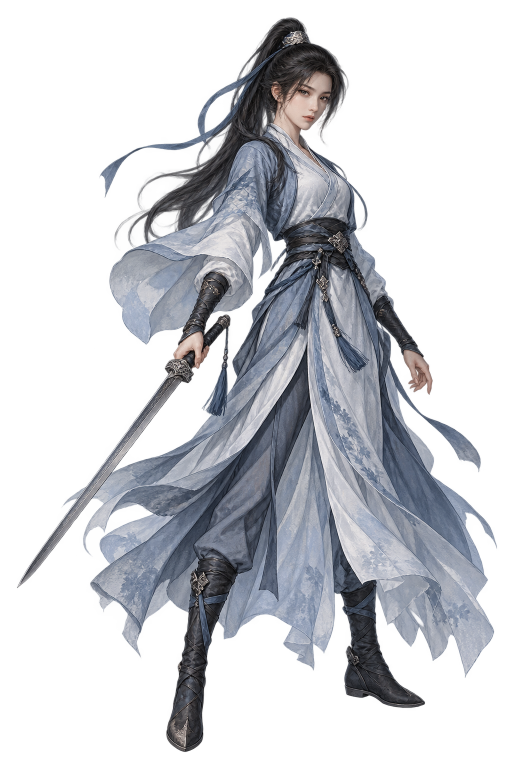
#> input picture art-production/candidates/2026-11-01/gu_qingshuang/portrait_gu_qingshuang_fullbody_v01.png, 1024 x 1536 px, found by its file name (shown at 1/2 size)
$ python prepare_chapter_one_assets.py
#> lines starting #> are read from the running program, lines starting #| are printed output that depends on the picture
#!/usr/bin/env python3
"""Audit chapter-one generated concept sources and prepare the ruined-temple
scene's aligned layers. Offline authoring utility; never loaded at runtime.
"""
from __future__ import annotations

import argparse
import hashlib
import random
from pathlib import Path

from PIL import Image, ImageChops, ImageDraw

ROOT = Path(__file__).resolve().parents[2]
BATCH = ROOT / "art-production/candidates"
CHARACTERS = ("gu_qingshuang", "green_wanderer", "black_blade",
              "night_assassin")
STORY_NPC = "escort_elder"
CANVAS = (1600, 1000)


def file_digest(path: Path) -> str:
    return hashlib.sha256(path.read_bytes()).hexdigest()


def alpha_observations(path: Path, size: tuple[int, int],
                       atlas: bool = False) -> list[str]:
#> called with size = (1024, 1536), atlas = False
    problems = []
    with Image.open(path) as img:
#> img is the input picture: PIL image 1024x1536 RGBA; mean R, G, B, A 71.9, 74.8, 82.1, 95.9
        if img.size != size:
            problems.append(f"expected {size}, got {img.size}")
        if img.mode != "RGBA":
            problems.append(f"RGBA required, got {img.mode}")
        if "A" not in img.getbands():
            return problems
        alpha = img.getchannel("A")
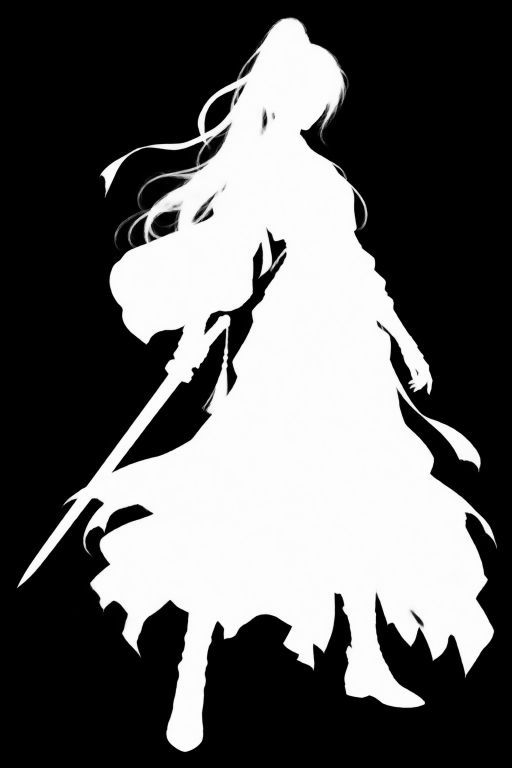
#> alpha: PIL image 1024x1536 L (shown at 1/2 size); min 0, max 254, mean 95.9
        if alpha.getextrema()[0] == 255:
            problems.append("alpha fully opaque: painted backdrop is not transparent")
        if atlas and img.size == (1536, 1024):
            for i in range(24):
                x, y = (i % 6) * 256, (i // 6) * 256
                tile = alpha.crop((x, y, x + 256, y + 256))
                corners = (tile.getpixel((0, 0)), tile.getpixel((255, 0)),
                           tile.getpixel((0, 255)), tile.getpixel((255, 255)))
                if min(corners) > 24:
                    problems.append(f"frame {i}: corners not transparent")
                if tile.getbbox() is None:
                    problems.append(f"frame {i}: blank")
    return problems


# [31 lines left out: function source_cell_edge_risks, not called in this run]


def audit_sources() -> int:
    problems = []
    for identity in CHARACTERS:
        base = BATCH / "characters" / identity / "baseline"
        problems.extend(f"{identity} portrait: {x}" for x in alpha_observations(
            base / f"portrait_{identity}_fullbody_v01.png", (1024, 1536)))
        source_atlas = base / f"sprite_{identity}_atlas_source_v01.png"
        problems.extend(f"{identity} atlas: {x}" for x in alpha_observations(
            source_atlas, (1536, 1024), atlas=True))
        edge_risks = source_cell_edge_risks(source_atlas)
        if edge_risks:
            examples = "; ".join(edge_risks[:8])
            problems.append(
                f"{identity} source-cell clipping risk in "
                f"{len(edge_risks)}/24 frames ({examples}); "
                "repaint complete isolated frames before re-atlasing")
    base = BATCH / "characters" / STORY_NPC / "baseline"
    problems.extend(f"{STORY_NPC} portrait: {x}" for x in alpha_observations(
        base / "portrait_escort_elder_fullbody_v01.png", (1024, 1536)))
    problems.extend(f"{STORY_NPC} pose: {x}" for x in alpha_observations(
        base / "pose_escort_elder_injured_v01.png", (1536, 1024)))
    master = BATCH / "scenes/ruined_temple/baseline/environment_ruined_temple_master_v01.png"
    with Image.open(master) as image:
        if image.size != (1586, 992):
            problems.append(f"ruined_temple master: unexpected dimensions {image.size}")
    for identity in (*CHARACTERS, STORY_NPC):
        base = BATCH / "characters" / identity / "baseline"
        for p in base.glob("*.png"):
            print(f"SOURCE {p.relative_to(ROOT)} SHA256 {file_digest(p)}")
    print(f"SOURCE {master.relative_to(ROOT)} SHA256 {file_digest(master)}")
    for issue in problems:
        print(f"NEEDS_REVIEW {issue}")
    print(f"ART_SOURCE_AUDIT: {len(problems)} unresolved alpha/atlas/source-boundary issues")
    return len(problems)


# [102 lines left out: functions prepare_temple, normalized_atlas, audit_normalized_atlas, verify_or_write, not called in this run]


def main() -> None:
    parser = argparse.ArgumentParser(description=__doc__)
    parser.add_argument("--write", action="store_true", help="write missing layered scene outputs")
    parser.add_argument("--replace", action="store_true", help="with --write, allow replacing changed candidates")
    parser.add_argument("--strict", action="store_true", help="fail on source alpha, frame and boundary-clipping risks")
    args = parser.parse_args()
    if args.replace and not args.write:
        parser.error("--replace requires --write")
    issues = audit_sources()
    scene_dir = BATCH / "scenes/ruined_temple/baseline"
    layers = prepare_temple(scene_dir / "environment_ruined_temple_master_v01.png")
    verify_or_write(layers, scene_dir, args.write, args.replace)
    for identity in CHARACTERS:
        actor_dir = BATCH / "characters" / identity / "baseline"
        target = actor_dir / f"sprite_{identity}_atlas_normalized_v01.png"
        expected = normalized_atlas(
            actor_dir / f"sprite_{identity}_atlas_source_v01.png")
        audit_normalized_atlas(expected, identity)
        if target.exists():
            with Image.open(target) as current:
                same = (current.mode == "RGBA" and current.size == expected.size
                        and current.tobytes() == expected.tobytes())
            if same:
                print(f"OK {target.relative_to(ROOT)}")
                continue
            if not args.write or not args.replace:
                raise ValueError(f"{target}: differs; --write --replace required")
        elif not args.write:
            print(f"PENDING_ATLAS {target.relative_to(ROOT)}")
            continue
        expected.save(target, "PNG", optimize=True)
        print(f"WROTE {target.relative_to(ROOT)}")
    if issues and args.strict:
        raise SystemExit("STRICT_ART_SOURCE_AUDIT_FAILED")
    print("CHAPTER_ONE_CANDIDATE_AUDIT_OK (not art approval)")


if __name__ == "__main__":
#> (the run stopped early here; a loop or call above may not have finished)
